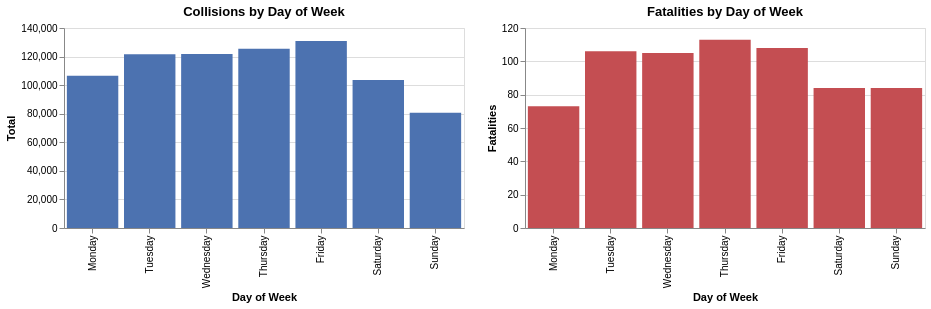

Notebook code for this chart:
### Markdown cell above
## 4. Day-of-Week Patterns

### Code cell
DOW_ORDER = ["Monday", "Tuesday", "Wednesday", "Thursday", "Friday", "Saturday", "Sunday"]

by_dow = (
    df.filter(pl.col("OCC_YEAR") < 2026)
    .group_by("OCC_DOW")
    .agg(
        pl.len().alias("total_collisions"),
        pl.col("FATALITIES").sum().alias("fatalities"),
        pl.col("INJURY_COLLISIONS").sum().alias("injury_collisions"),
    )
)

base_dow = alt.Chart(by_dow).encode(
    x=alt.X("OCC_DOW:N", sort=DOW_ORDER, title="Day of Week"),
)

c1 = (
    base_dow.mark_bar(color="#4C72B0")
    .encode(
        y=alt.Y("total_collisions:Q", title="Total"),
        tooltip=["OCC_DOW", "total_collisions"],
    )
    .properties(title="Collisions by Day of Week", width=400, height=200)
)

c2 = (
    base_dow.mark_bar(color="#C44E52")
    .encode(
        y=alt.Y("fatalities:Q", title="Fatalities"),
        tooltip=["OCC_DOW", "fatalities"],
    )
    .properties(title="Fatalities by Day of Week", width=400, height=200)
)

c1 | c2

### Figure 1 — Vega-Lite specification as saved in the notebook (floating-point values rounded to 4 significant figures)
{"config": {"view": {"continuousWidth": 300, "continuousHeight": 300}}, "hconcat": [{"mark": {"type": "bar", "color": "#4C72B0"}, "encoding": {"tooltip": [{"field": "OCC_DOW", "type": "nominal"}, {"field": "total_collisions", "type": "quantitative"}], "x": {"field": "OCC_DOW", "sort": ["Monday", "Tuesday", "Wednesday", "Thursday", "Friday", "Saturday", "Sunday"], "title": "Day of Week", "type": "nominal"}, "y": {"field": "total_collisions", "title": "Total", "type": "quantitative"}}, "height": 200, "title": "Collisions by Day of Week", "width": 400}, {"mark": {"type": "bar", "color": "#C44E52"}, "encoding": {"tooltip": [{"field": "OCC_DOW", "type": "nominal"}, {"field": "fatalities", "type": "quantitative"}], "x": {"field": "OCC_DOW", "sort": ["Monday", "Tuesday", "Wednesday", "Thursday", "Friday", "Saturday", "Sunday"], "title": "Day of Week", "type": "nominal"}, "y": {"field": "fatalities", "title": "Fatalities", "type": "quantitative"}}, "height": 200, "title": "Fatalities by Day of Week", "width": 400}], "data": {"name": "data-b72d2b7e76d6cabee9e2e49d0631c975"}, "$schema": "https://vega.github.io/schema/vega-lite/v6.4.1.json", "datasets": {"data-b72d2b7e76d6cabee9e2e49d0631c975": [{"OCC_DOW": "Monday", "total_collisions": 106632, "fatalities": 73, "injury_collisions": 14475}, {"OCC_DOW": "Saturday", "total_collisions": 103553, "fatalities": 84, "injury_collisions": 14092}, {"OCC_DOW": "Wednesday", "total_collisions": 121768, "fatalities": 105, "injury_collisions": 16579}, {"OCC_DOW": "Sunday", "total_collisions": 80720, "fatalities": 84, "injury_collisions": 11467}, {"OCC_DOW": "Friday", "total_collisions": 130899, "fatalities": 108, "injury_collisions": 17459}, {"OCC_DOW": "Thursday", "total_collisions": 125484, "fatalities": 113, "injury_collisions": 16847}, {"OCC_DOW": "Tuesday", "total_collisions": 121707, "fatalities": 106, "injury_collisions": 16581}]}}
